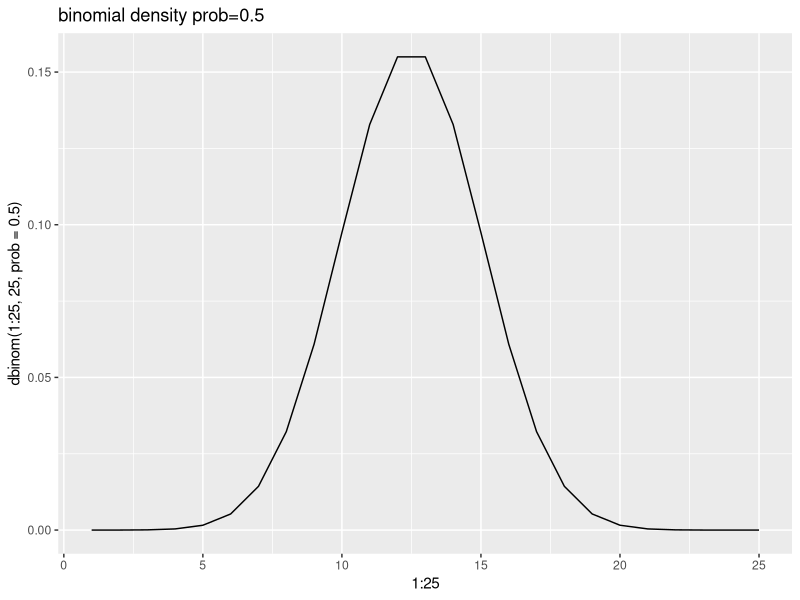
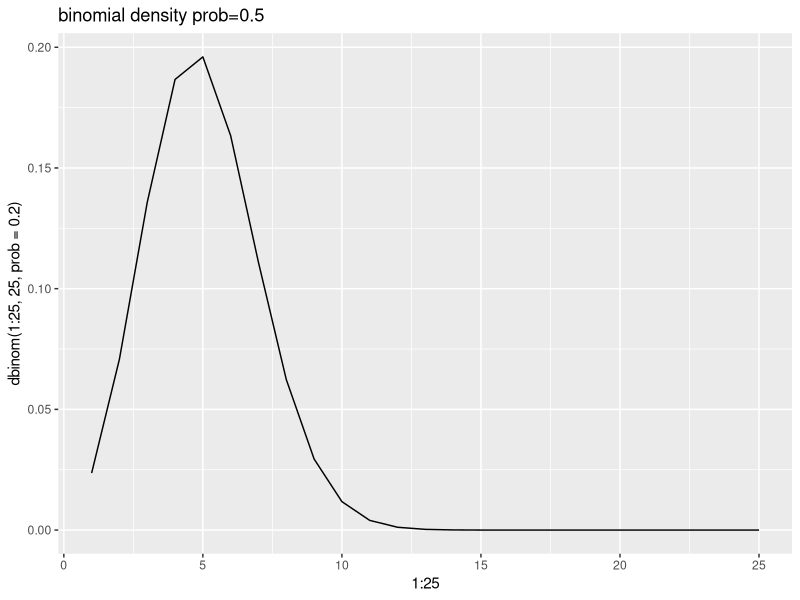
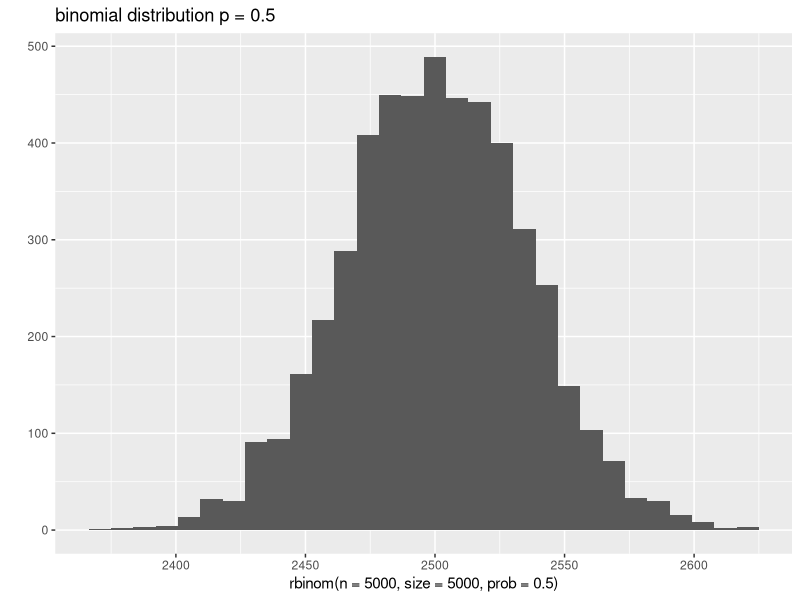
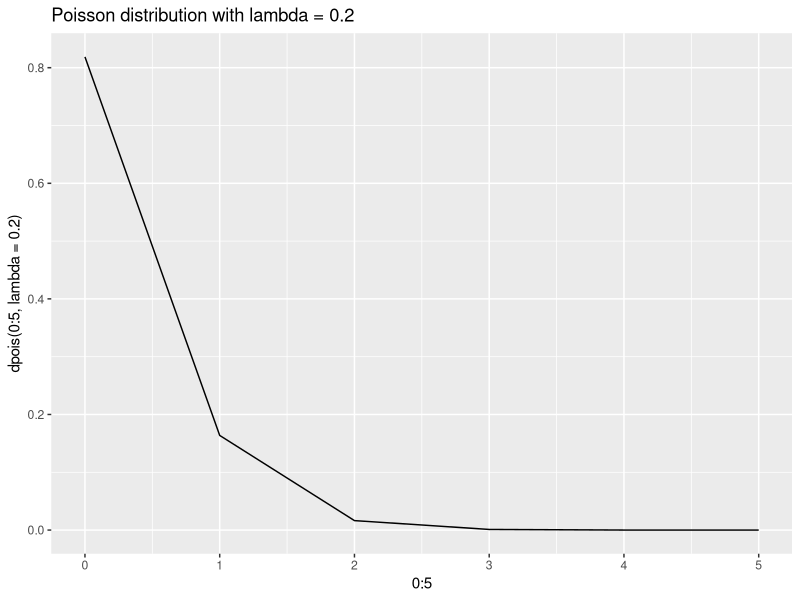
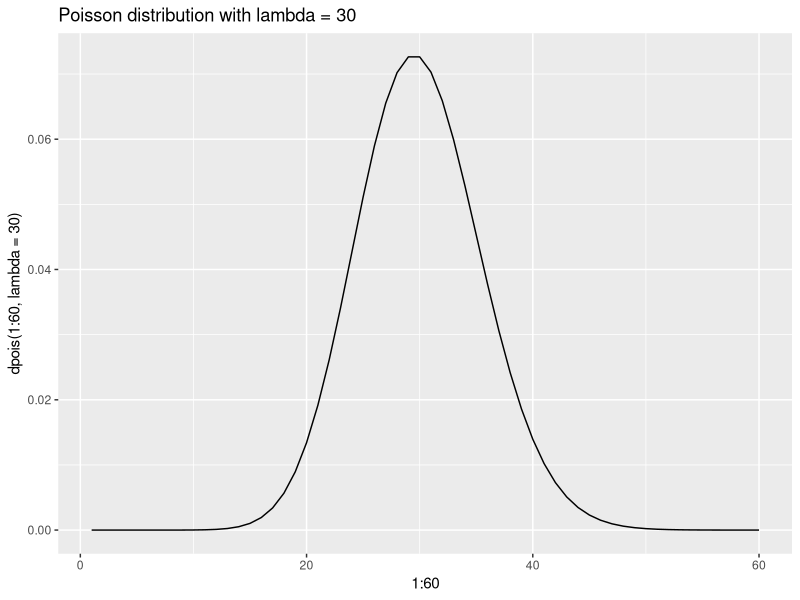
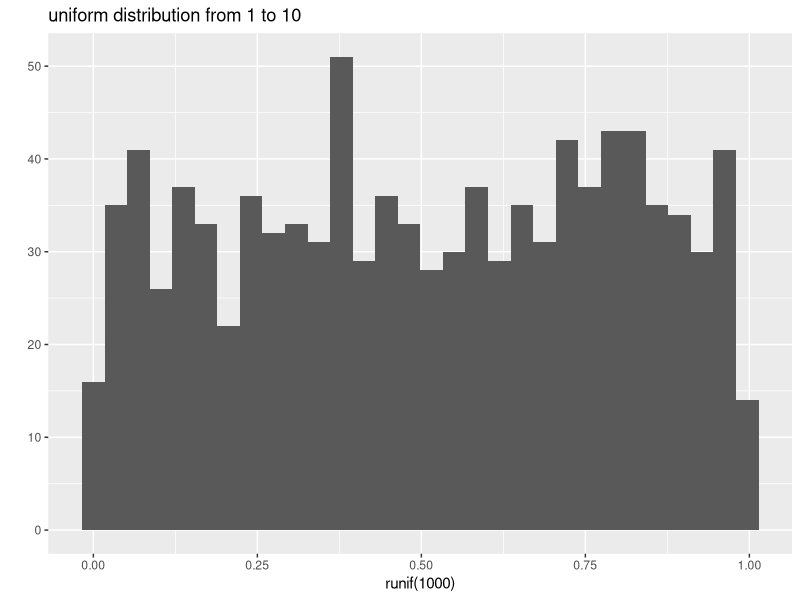
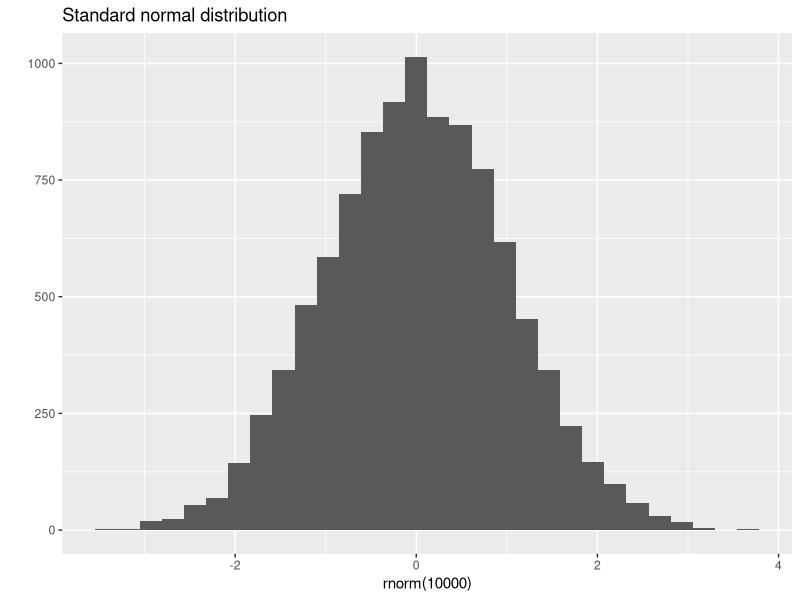
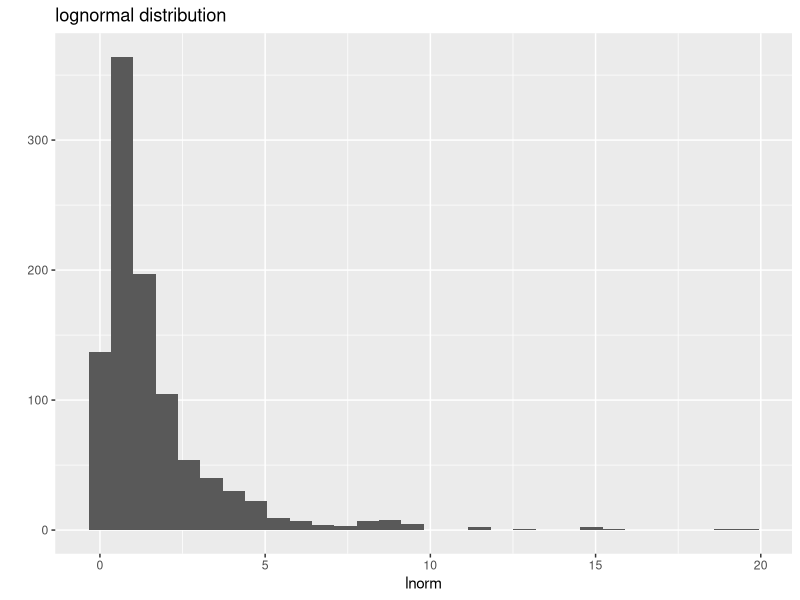

Recreate these plots in R, in order.
## ---- chunk 1
# 10 observations, 1 trial
rbinom(n = 10, size=1, prob = 0.5)

# 1 observation, 10 trials
rbinom(n = 1, size=10, prob = 0.5)

# 10 observations, 10 trials
rbinom(n = 10, size=10, prob = 0.5)

## ---- chunk 2
library(ggplot2)
qplot(x=1:25, y=dbinom(1:25, 25, prob = 0.5), geom="line", main="binomial density prob=0.5")
qplot(x=1:25, y=dbinom(1:25, 25, prob = 0.2), geom="line", main="binomial density prob=0.5")
## ---- chunk 3
qplot(rbinom(n = 5000, size=5000, prob = 0.5), main="binomial distribution p = 0.5")
## ---- chunk 4
rpois(10, lambda = 0.2)

qplot(x=0:5, y=dpois(0:5, lambda = 0.2), main="Poisson distribution with lambda = 0.2", geom="line")
## ---- chunk 5
qplot(x=1:60, y=dpois(1:60, lambda = 30), main="Poisson distribution with lambda = 30", geom="line")
## ---- chunk 6
runif(10, min = 1, max = 10)

qplot(runif(1000), min=1, max=10, main="uniform distribution from 1 to 10")
## ---- chunk 7
rnorm(10, mean=0, sd=1)

qplot(rnorm(10000), mean=0, sd=1, main="Standard normal distribution ")
## ---- chunk 8
rlnorm(10, meanlog = 0, sdlog = 1)

lnorm <- rlnorm(1000, meanlog = 0, sdlog = 1)

qplot(lnorm, main="lognormal distribution")
qplot(log(lnorm), main="logged lognormal distribution")
